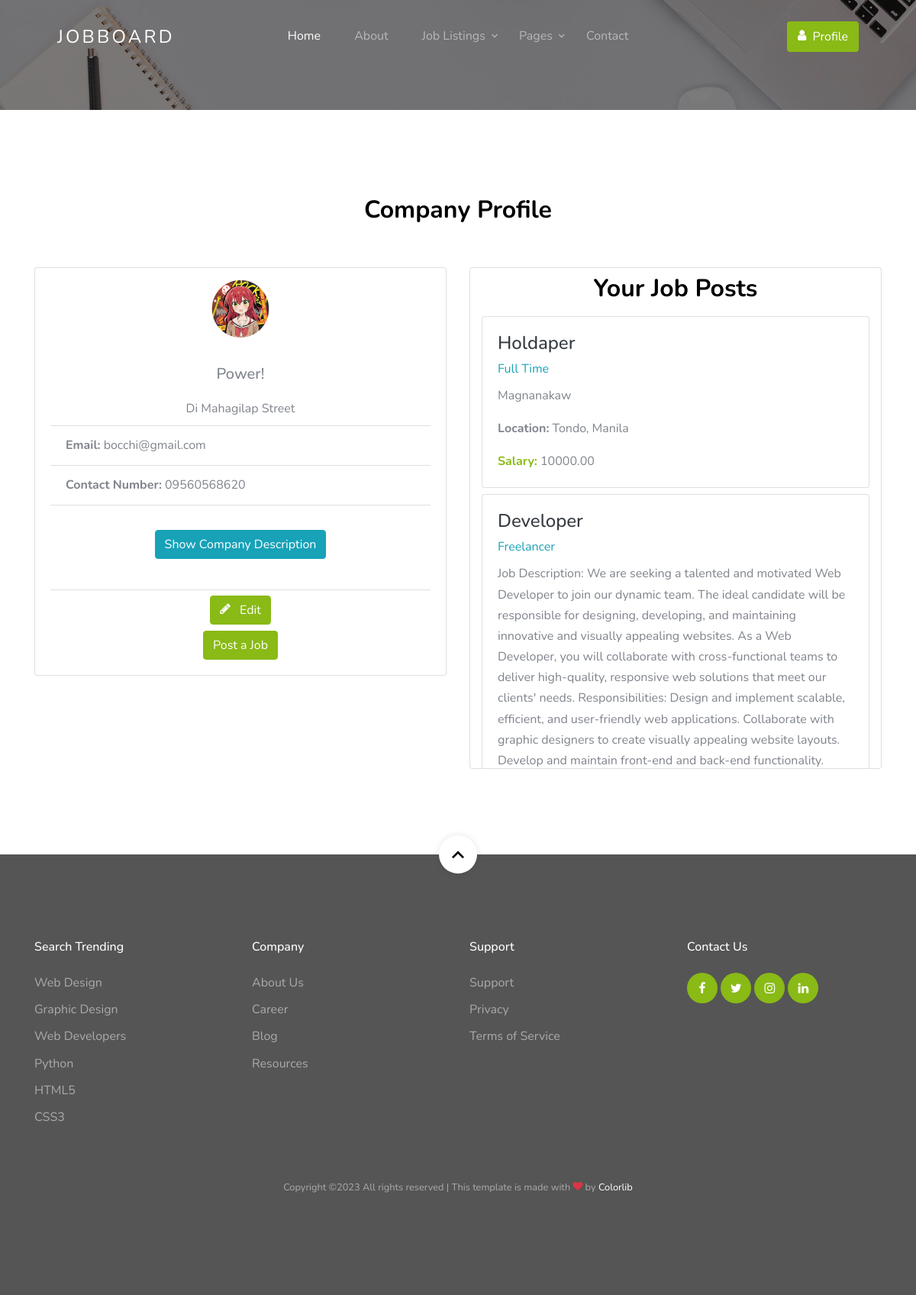
The app's page /company_profile/ (signed in) with its own data.
### website/models.py (models this page shows, shortened)
class Employer(models.Model):
    user_profile = models.OneToOneField(UserProfile, on_delete=models.CASCADE, related_name='employer')
    company_name = models.CharField(max_length=255)
    company_address = models.CharField(max_length=255)
    company_email = models.EmailField()
    contact_number = models.CharField(max_length=15)
    company_logo = models.ImageField(upload_to='company_logo/', null=True, blank=True)
    company_desc = models.CharField(max_length=655, null=True, blank=True)

class JobPosting(models.Model):
    JOB_TYPE_CHOICES = [
    ('full_time', 'Full Time'),
    ('freelancer', 'Freelancer'),
    ('part_time', 'Part Time'),
    ('intern', 'Intern'),
    ]
    employer = models.ForeignKey(Employer, on_delete=models.CASCADE, related_name='job_postings')
    job_title = models.CharField(max_length=255)
    job_description = models.TextField()
    job_requirements = models.TextField()
    job_location = models.CharField(max_length=255)
    salary = models.DecimalField(max_digits=10, decimal_places=2)
    job_type = models.CharField(max_length=20, choices=JOB_TYPE_CHOICES, default='full_time')
    application_deadline = models.DateField(null=True, blank=True)
    is_verified = models.BooleanField(default=False)

### website/views.py (the view)
# urls.py: path('company_profile/', views.company_profile, name="company_profile"),
@login_required
def company_profile(request):
    try:
        employer = Employer.objects.get(user_profile__user=request.user)
    except Employer.DoesNotExist:
        employer = None
    if request.method == 'POST':
        form = EmployerEditForm(request.POST, request.FILES, instance=employer)
        if form.is_valid():
            form.save()
            return redirect('company_profile')
    else:
        form = EmployerEditForm(instance=employer)
    return render(request, 'company_profile.html', {'employer': employer, 'form': form})

### website/templates/company_profile.html (shortened to what this page needs)
{% extends "base/base.html" %}
{% load static %}
{% block template %}
    {% include "base/navbar.html" %}
    <section class="section-hero overlay inner-page bg-image" style="background-image: url('{%static 'website/images/hero_1.jpg'%}');" id="home-section">
    </section>
    <section class="site-section" id="company-profile-section">
        <div class="container">
            <div class="row justify-content-center mb-5">
                <div class="col-md-7 text-center">
                    <h2 class="section-title mb-2">Company Profile</h2>
                </div>
            </div>
        <div class="row">
            <div class="col-md-6">
                {% if employer %}
                    <div class="card">
                        <div class="row justify-content-center mt-2">
                        {% if employer.company_logo %}
                        <img src="{{ employer.company_logo.url }}" class="card-img-top img-fluid logo-8"alt="Company Logo">
                        {% else %}
                        <img src="{%static 'website/images/default_logo.png'%}" class="card-img-top img-fluid logo-8"alt="Company Logo">
                        {% endif %}
                        </div>
                        <div class="card-body">
                            <div class="row justify-content-center mt-2">
                                <h5 class="card-title">{{ employer.company_name }}</h5>
                            </div>
                            <div class="row justify-content-center mt-2">
                                <p class="card-text mb-2">{{ employer.company_address }}</p>
                            </div>
                            <ul class="list-group list-group-flush">
                                <li class="list-group-item">
                                    <strong>Email:</strong> {{ employer.company_email }}
                                </li>
                                <li class="list-group-item">
                                    <strong>Contact Number:</strong> {{ employer.contact_number }}
                                </li>
                                <li class="list-group-item">
                                    <div class="card-body text-center">
                                        <button class="btn btn-info mb-2" type="button" data-toggle="collapse" data-target="#companyDescCollapse" aria-expanded="false" aria-controls="companyDescCollapse">
                                            Show Company Description
                                        </button>
                                    </div>
                                </li>
                            </ul>
                            {% if user == request.user %}
                            <div class="mt-2 align-items-center text-center">
                                <a href="#" data-toggle="modal" data-target="#editEmployerProfileModal" class="btn btn-primary text-center">
                                <i class="mr-2 icon-pencil"></i> Edit
                                </a>
                            </div>
                            <div class="mt-2 align-items-center text-center">
                                <a href="{% url 'post_job' %}" class="btn btn-primary text-center">
                                 Post a Job
                                </a>
                            </div>
                            {% endif %}
                        </div>
                    </div>
                {% else %}
                    <p>No company profile found.</p>
                {% endif %}
            </div>
            <div class="col-md-6">
                {% if employer %}
                    <div class="card">
                        <div class="container">
                            <div class="row justify-content-center">
                                <div class="col-md-7 text-center">
                                    <h2 class="section-title mb-2 mt-2">Your Job Posts</h2>
                                </div>
                            </div>
                            <div class="row" style="max-height: 600px; overflow-y: auto;">
                                {% if employer %}
                                    {% if employer.job_postings.all %}
                                        {% for job in employer.job_postings.all %}
                                            <div class="col-md-12">
                                                <div class="card mt-2">
                                                    <div class="card-body ">
                                                        <h4 class="card-title text-dark fw-bold">{{ job.job_title }}</h4>
                                                        <p class="card-subtitle mb-2 text-info">{{ job.get_job_type_display }}</p>
                                                        <p class="card-text">{{ job.job_description }}</p>
                                                        <p class="card-text"><strong>Location:</strong> {{ job.job_location }}</p>
                                                        <p class="card-text"><strong class="text-success">Salary:</strong> {{ job.salary }}</p>
                                                    </div>
                                                </div>
                                            </div>
                                        {% endfor %}
                                    {% else %}
                                        <div class="col-md-12">
                                            <p>No job posts found.</p>
                                        </div>
                                    {% endif %}
                                {% endif %}
                            </div>
                        </div>
                    </div>
                {% else %}
                    <p>No company profile found.</p>
                {% endif %}
            </div>
        </div>
        </div>
    </section>
{% include "base/footer.html" %}
{% endblock %}

### static/website/css/style.css (style rules this page uses)
body { font-weight: 400; font-size: 1rem; line-height: 1.7; position: relative; }
body:after { content: ""; position: absolute; top: 0; left: 0; right: 0; bottom: 0; background: rgba(0, 0, 0, 0.7); z-index: 100; opacity: 0; visibility: hidden; -webkit-transition: .3s all ease; -o-transition: .3s all ease; transition: .3s all ease; }
h1, h2, h3, h4 { color: #000; }
.site-section { padding-top: 7rem; padding-bottom: 7rem; position: relative; z-index: 2; }
.bg-image { background-size: cover; background-position: center center; background-repeat: no-repeat; }
.logo-8 { max-width: 90px; }
.section-title { font-size: 2rem; font-weight: 700; }
.section-hero, .section-hero > .container > .row { height: 100vh; min-height: 900px; }
.section-hero.inner-page, .section-hero.inner-page > .container > .row { height: auto; min-height: auto; padding-top: 6em; padding-bottom: 3em; }
.section-hero.overlay, .section-hero.overlay-2 { position: relative; }
.section-hero.overlay:before, .section-hero.overlay-2:before { z-index: 1; position: absolute; content: ""; top: 0; left: 0; right: 0; bottom: 0; background: rgba(0, 0, 0, 0.5); }
.btn:after, .btn:before { display: none; }
.btn.btn-primary { color: #fff; }

### records on screen
Employer: company_logo (picture), company_name "Power!", company_address "Di Mahagilap Street", company_email "bocchi@gmail.com", contact_number "09560568620"
JobPosting: job_title "Holdaper", job_type "Full Time", job_description "Magnanakaw", job_location "Tondo, Manila", salary "10000.00"
JobPosting: job_title "Developer", job_type "Freelancer", job_description "Job Description: We are seeking a talented and motivated Web Developer to join our dynamic team. The ideal candidate will be responsible for designing, developing, and maintaining innovative and visually appealing websites. As a Web Developer, you will collaborate with cross-functional teams to deliver high-quality, responsive web solutions that meet our clients' needs. Responsibilities: Design and implement scalable, efficient, and user-friendly web applications. Collaborate with graphic designers to create visually appealing website layouts. Develop and maintain front-end and back-end functionality.…"
